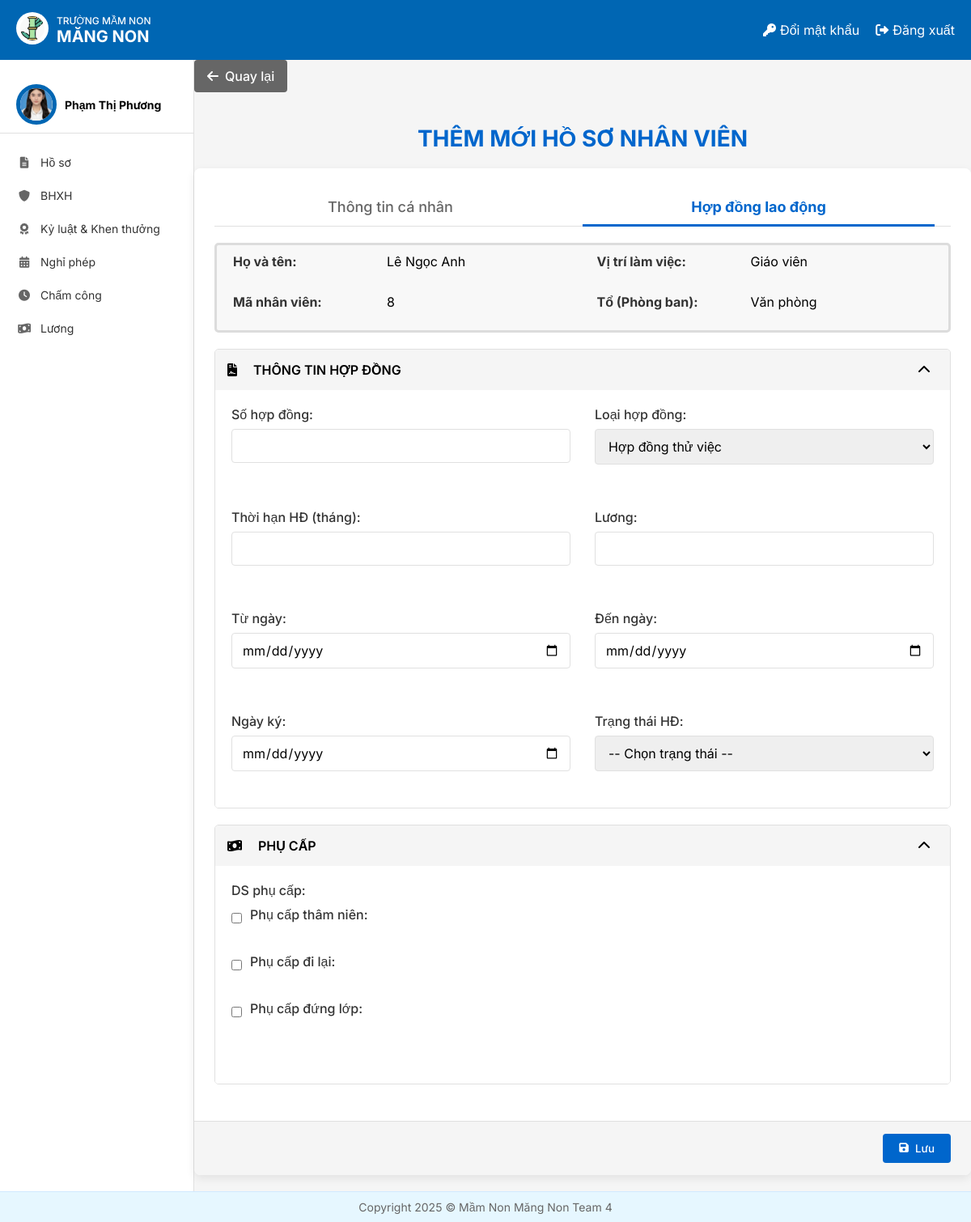
/themmoi_hdld/8/ (signed in), run on the app's committed database.
### HOME/models.py (models this page shows, shortened)
class NhanVien(models.Model):
 user = models.OneToOneField(User, on_delete=models.CASCADE, unique=True, null=False, related_name='nhanvien_home')
 ten_nv = models.CharField(max_length=100)
 anh_ca_nhan = models.ImageField(upload_to='nhanvien/', null=True, blank=True)
 gioi_tinh = models.CharField(max_length=10, choices=[('2', 'Nam'), ('1', 'Nữ')],default='1')
 ngay_sinh = models.DateField(null=True)
 vi_tri_cong_viec = models.CharField(max_length=100, blank=True, null=True)
 to_phong_ban = models.CharField(max_length=50, choices=TO_PHONG_BAN_CHOICES)
 trinh_do_hoc_van = models.CharField(max_length=50, choices=TRINH_DO_HOC_VAN_CHOICES)
 chuyen_nganh = models.CharField(max_length=100, null=True)
 noi_dao_tao = models.CharField(max_length=100)
 nam_tn = models.IntegerField(null=True)
 ngay_cap = models.DateField(null=True)
 noi_cap = models.CharField(max_length=100)
 dia_chi_tam_tru = models.TextField(null=True)
 chuc_vu = models.CharField(max_length=150, null=True)
 so_dien_thoai = models.CharField(
     max_length=10,
     unique=True)
 email = models.EmailField(unique=True, max_length=50, null=True)
 so_cccd = models.CharField(
     max_length=12,
     unique=True
 )
 phu_caps = models.ManyToManyField(PhuCap, through='PhuCapNhanVien',blank=True)
 class Meta:
     db_table = 'HOME_nhanvien'

class PhuCap(models.Model):
   ten_phu_cap = models.CharField(max_length=100)
   gia_tri = models.DecimalField(max_digits=10, decimal_places=2)

### HoSo/views.py (the view)
# urls.py: path('themmoi_hdld/<int:nhan_vien_id>/', them_moi_hop_dong, name='themmoi_hdld'),  # Đảm bảo tên đúng
@login_required
@permission_required('HOME.View_add_nhan_vien')
def them_moi_hop_dong(request, nhan_vien_id):
    current_user = get_object_or_404(NhanVien, user=request.user)
    nhan_vien = NhanVien.objects.get(id=nhan_vien_id)
    form = HopDongLaoDongForm(request.POST or None, request.FILES or None, nhan_vien=nhan_vien)
    danh_sach_phu_cap = PhuCap.objects.all()
    phu_cap_da_chon = PhuCapNhanVien.objects.filter(nhan_vien=nhan_vien).values_list('phu_cap_id', flat=True)
    selected_ids = request.POST.getlist('phu_cap_ids')
    if form.is_valid():
        hopdong = form.save(commit=False)
        hopdong.nhan_vien = nhan_vien
        hopdong.vi_tri_lam_viec = nhan_vien.vi_tri_cong_viec
        hopdong.to_phong_ban = nhan_vien.to_phong_ban
        print("To/Phòng ban của nhân viên:", nhan_vien.to_phong_ban)
        print("Type:", type(nhan_vien.to_phong_ban))
        print("Trường gán vào hợp đồng:", hopdong.to_phong_ban)
        hopdong.save()
        for phu_cap_id in selected_ids:
            phu_cap_obj = PhuCap.objects.get(id=phu_cap_id)
            PhuCapNhanVien.objects.create(nhan_vien=nhan_vien, phu_cap=phu_cap_obj)
        return redirect('DanhSachNhanVien')  # Chuyển hướng sau khi lưu hợp đồng
    else:
        print(form.errors)
    return render(request, 'HoSo/ThemMoiHoSo_HDLD.html', {'form': form, 'nhan_vien_duoc_xem': nhan_vien,'nhan_vien': current_user, 'danh_sach_phu_cap': danh_sach_phu_cap,})

### HoSo/forms.py (shortened to what this page needs)
class HopDongLaoDongForm(forms.ModelForm):
    class Meta:
        model = HopDongLaoDong
        exclude = ['to_phong_ban', 'vi_tri_lam_viec', 'nhan_vien']
    def __init__(self, *args, **kwargs):
        self.nhan_vien_instance = kwargs.pop('nhan_vien', None)
        super().__init__(*args, **kwargs)

### templates/HoSo/ThemMoiHoSo_HDLD.html (shortened to what this page needs)
{% extends "home.html" %}
{% load static %}
{% block page_background %}
<link rel="stylesheet" href="{% static 'css/themmoi_hdld.css' %}">
<link rel="stylesheet" href="https://cdnjs.cloudflare.com/ajax/libs/font-awesome/6.0.0/css/all.min.css">
<main class="hdld-content">
    <div class="hdld-header-container">
        <a href="{% url 'DanhSachNhanVien' %}" class="hdld-btn-back">
            <i class="fas fa-arrow-left"></i> Quay lại
        </a>
    </div>
    <h1 class="hdld-main-title">THÊM MỚI HỒ SƠ NHÂN VIÊN</h1>
    <div class="hdld-card">
        <form method="POST" enctype="multipart/form-data">
            <div class="hdld-card-body">
                <div class="hdld-tab-container">
                    <a href="{% url 'QLXemHoSo' nhan_vien_duoc_xem.id %}" class="hdld-tab-item">
                        Thông tin cá nhân
                    </a>
                    <a href="{% url 'themmoi_hdld' nhan_vien_duoc_xem=nhan_vien_duoc_xem.id %}" class="hdld-tab-item hdld-tab-active">
                        Hợp đồng lao động
                    </a>
                </div>
                <div class="hdld-employee-info-card">
                    <div class="hdld-employee-info-grid">
                        <div class="hdld-employee-info-item">
                            <div class="hdld-employee-info-label">Họ và tên:</div>
                            <div class="hdld-employee-info-value">{{ nhan_vien_duoc_xem.ten_nv }}</div>
                        </div>
                        <div class="hdld-employee-info-item">
                            <div class="hdld-employee-info-label">Vị trí làm việc:</div>
                            <div class="hdld-employee-info-value">{{ nhan_vien_duoc_xem.vi_tri_cong_viec }}</div>
                        </div>
                        <div class="hdld-employee-info-item">
                            <div class="hdld-employee-info-label">Mã nhân viên:</div>
                            <div class="hdld-employee-info-value">{{ nhan_vien_duoc_xem.id }}</div>
                        </div>
                        <div class="hdld-employee-info-item">
                            <div class="hdld-employee-info-label">Tổ (Phòng ban):</div>
                            <div class="hdld-employee-info-value">{{ nhan_vien_duoc_xem.to_phong_ban }}</div>
                        </div>
                    </div>
                </div>
                <div class="hdld-form-section">
                    <div class="hdld-section-header">
                        <i class="fas fa-file-contract"></i>
                        <span>THÔNG TIN HỢP ĐỒNG</span>
                        <i class="fas fa-chevron-down hdld-section-chevron"></i>
                    </div>
                    <div class="hdld-section-content">
                        <div class="hdld-form-grid">
                            <div class="hdld-form-field">
                                <label for="so_hop_dong">Số hợp đồng:</label>
                                <input type="text" class="hdld-form-input" id="so_hop_dong" name="so_hop_dong"
                                       value="{{ form.data.so_hop_dong }}">
                            </div>
                            <div class="hdld-form-field">
                                <label for="loai_hop_dong">Loại hợp đồng:</label>
                                <select class="hdld-form-input" id="loai_hop_dong" name="loai_hop_dong">
                                    <option value="Hợp đồng thử việc" {% if form.data.loai_hop_dong == 'Hợp đồng thử việc' %}selected{% endif %}>
                                        Hợp đồng thử việc
                                    </option>
                                </select>
                            </div>
                            <div class="hdld-form-field">
                                <label for="thoi_han_hop_dong">Thời hạn HĐ (tháng):</label>
                                <input type="number" class="hdld-form-input" id="thoi_han_hop_dong" name="thoi_han_hop_dong"
                                       value="{{ form.data.thoi_han_hop_dong }}">
                            </div>
                            <div class="hdld-form-field">
                                <label for="luong">Lương:</label>
                                <input type="number" class="hdld-form-input" id="luong" name="luong" step="0.01"
                                       value="{{ form.data.luong }}">
                            </div>
                            <div class="hdld-form-field">
                                <label for="tu_ngay">Từ ngày:</label>
                                <input type="date" class="hdld-form-input" id="tu_ngay" name="tu_ngay"
                                       value="{{ form.data.tu_ngay }}">
                            </div>
                            <div class="hdld-form-field">
                                <label for="den_ngay">Đến ngày:</label>
                                <input type="date" class="hdld-form-input" id="den_ngay" name="den_ngay"
                                       value="{{ form.data.den_ngay }}">
                            </div>
                            <div class="hdld-form-field">
                                <label for="ngay_ky">Ngày ký:</label>
                                <input type="date" class="hdld-form-input" id="ngay_ky" name="ngay_ky"
                                       value="{{ form.data.ngay_ky }}">
                            </div>
                            <div class="hdld-form-field">
                                <label for="trang_thai_hop_dong">Trạng thái HĐ:</label>
                                <select class="hdld-form-input" id="trang_thai_hop_dong" name="trang_thai_hop_dong">
                                    <option value="">-- Chọn trạng thái --</option>
                                </select>
                            </div>
                        </div>
                    </div>
                </div>
                <div class="hdld-form-section">
                    <div class="hdld-section-header">
                        <i class="fas fa-money-bill-wave"></i>
                        <span>PHỤ CẤP</span>
                        <i class="fas fa-chevron-down hdld-section-chevron"></i>
                    </div>
                    <div class="hdld-section-content">
                        <div class="hdld-form-grid">
                            <div class="hdld-form-field">
                                <label for="danh_sach_phu_cap">DS phụ cấp:</label>
                                <div class="hdld-checkbox-group">
                                    {% for phu_cap in danh_sach_phu_cap %}
                                    <div class="hdld-checkbox-item">
                                        <input type="checkbox"
                                               id="phu_cap_{{ phu_cap.id }}"
                                               name="phu_cap_ids"
                                               value="{{ phu_cap.id }}"
                                               {% if phu_cap.id in phu_cap_da_chon %}checked{% endif %}>
                                        <label for="phu_cap_{{ phu_cap.id }}">{{ phu_cap.ten_phu_cap }}</label>
                                    </div>
                                    {% endfor %}
                                </div>
                            </div>
                        </div>
                    </div>
                </div>
            </div>
            <div class="hdld-card-footer">
                <button type="submit" class="hdld-btn-save">
                    <i class="fas fa-save"></i> Lưu
                </button>
            </div>
        </form>
    </div>
</main>
{% endblock %}

### templates/home.html (shortened to what this page needs)
<!DOCTYPE html>
{% load static %}
<html lang="vi">
<head>
    <link rel="stylesheet" href="{% static 'css/style.css' %}">
    <link rel="stylesheet" href="https://cdnjs.cloudflare.com/ajax/libs/font-awesome/6.4.0/css/all.min.css">
</head>
<body>
    <div class="container">
        <header class="header">
            <div class="logo-container">
                <a href="{% url 'home' %}">
                    <img src="{% static 'images/logo.jpg' %}" alt="Logo" class="logo-img">
                </a>
                <div class="logo-text">
                    <div class="school-type">TRƯỜNG MẦM NON</div>
                    <div class="school-name"><b>MĂNG NON</b></div>
                </div>
            </div>
            <div class="header-actions">
                <a href="{% url 'change_password' %}" class="header-link">
                    <i class="fas fa-key"></i> Đổi mật khẩu
                </a>
                <a href="{% url 'logout' %}" class="header-link">
                    <i class="fas fa-sign-out-alt"></i> Đăng xuất
                </a>
            </div>
        </header>
        <div class="content">
            <aside class="sidebar">
                <div class="user-profile">
                    <div class="avatar_home">
                        <img src="{{ nhan_vien.anh_ca_nhan.url }}" alt="User Avatar">
                    </div>
                    <div class="user-info">
                        {% if request.user.is_authenticated %}
                            <div class="user-name">{{ nhan_vien.ten_nv }}</div>
                        {% endif %}
                    </div>
                </div>
                <nav class="sidebar-nav">
                    <a href="{% url 'Redirect_hoso_view' %}" class="nav-item"><i class="fas fa-file-alt"></i> Hồ sơ</a>
                    <a href="{% url 'redirectBHXH' %}" class="nav-item"><i class="fas fa-shield-alt"></i> BHXH</a>
                    <a href="{% url 'ky_luat_khen_thuong' %}" class="nav-item"><i class="fas fa-award"></i> Kỷ luật & Khen thưởng</a>
                    <a href="{% url 'DanhSachNP_redirect' %}" class="nav-item"><i class="fas fa-calendar-alt"></i> Nghỉ phép</a>
                    <a href="{% url 'cham_cong' %}" class="nav-item"><i class="fas fa-clock"></i> Chấm công</a>
                    <a href="{% url 'chuyen_huong_luong' %}" class="nav-item"><i class="fas fa-money-bill-wave"></i> Lương</a>
                </nav>
            </aside>
            {% block page_background %}{% endblock %}
        </div>
        <footer class="footer">
            <p>Copyright 2025 © Mầm Non Măng Non Team 4</p>
        </footer>
    </div>
</body>
</html>

### static/css/style.css (style rules this page uses)
* { margin: 0; padding: 0; box-sizing: border-box; font-family: 'Inter', sans-serif; }
body { background-color: #f5f5f5; }
.container { display: flex; flex-direction: column; min-height: 100vh; }
.header { background-color: #0066b3; color: white; padding: 15px 20px; display: flex; justify-content: space-between; align-items: center; }
.logo-container { display: flex; align-items: center; }
.logo-img { width: 40px; height: 40px; margin-right: 10px; background-color: white; border-radius: 50%; padding: 5px; }
.logo-text { display: flex; flex-direction: column; }
.school-type { font-size: 12px; font-weight: 500; }
.school-name { font-size: 20px; font-weight: bold; }
.header-actions { display: flex; gap: 20px; }
.header-link { color: white; text-decoration: none; display: flex; align-items: center; gap: 5px; }
.content { display: flex; flex: 1; }
.sidebar { width: 240px; background-color: white; border-right: 1px solid #e0e0e0; padding: 20px 0; }
.user-profile { display: flex; align-items: center; padding: 10px 20px; border-bottom: 1px solid #e0e0e0; margin-bottom: 15px; }
.avatar_home { width: 50px; height: 50px; border-radius: 50%; overflow: hidden; margin-right: 10px; border: 5px solid #0066b3; }
.avatar_home img { width: 100%; height: 100%; object-fit: cover; }
.user-info { display: flex; flex-direction: column; }
.user-name { font-weight: bold; font-size: 14px; }
.sidebar-nav { display: flex; flex-direction: column; }
.nav-item { padding: 12px 20px; color: #333; text-decoration: none; display: flex; align-items: center; gap: 10px; font-size: 14px; transition: background-color 0.2s; }
.nav-item i { width: 20px; text-align: center; color: #666; }
.footer { background-color: #e6f7ff; padding: 10px 20px; text-align: center; color: #666; font-size: 14px; border-top: 1px solid #d1e9ff; margin-top: auto; z-index: 2; }

### data on the page
NhanVien: anh_ca_nhan (picture), ten_nv "Phạm Thị Phương"
NhanVien: ten_nv "Lê Ngọc Anh", vi_tri_cong_viec "Giáo viên", id "8", to_phong_ban "Văn phòng"
PhuCap: ten_phu_cap "Phụ cấp thâm niên:"
PhuCap: ten_phu_cap "Phụ cấp đi lại:"
PhuCap: ten_phu_cap "Phụ cấp đứng lớp:"
